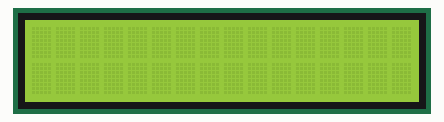
The sketch below on a simulated Arduino Uno, built with avr-gcc and run on an emulated ATmega328P. Shown: 16×2 character LCD.

Above: at 0.1 s.
At 5.1 s:
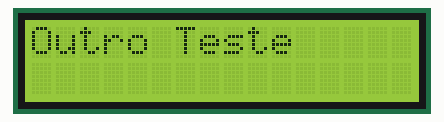
At 10.1 s:
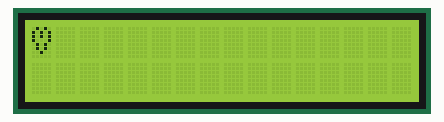
At 15.1 s:
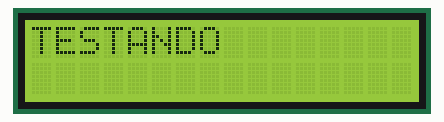

Measured:
- by itself, everything shown: repeats every 15.0 s, in 4 steps
- what the display in image 1 shows lasts 5.0 s, from 5.1 s to 10.1 s

The sketch:

lcd.ino.ino
```cpp
#include <LiquidCrystal.h>
LiquidCrystal lcd(2,3,4,6,7,8,9,10,11,12,13);
byte coracao[8] = {
  B01010,
  B10101,
  B10101,
  B10001,
  B01010,
  B01010,
  B00100,
};
void setup() {
  lcd.begin(16, 2, LCD_5x10DOTS);
  lcd.createChar(0, coracao);
}

void loop() {
  lcd.print("TESTANDO");
  delay(5000);
  lcd.clear();
  lcd.print("Outro Teste");
  delay(5000);
  lcd.clear();
  lcd.write(byte(0));
  delay(5000);
  lcd.clear();
}
```
